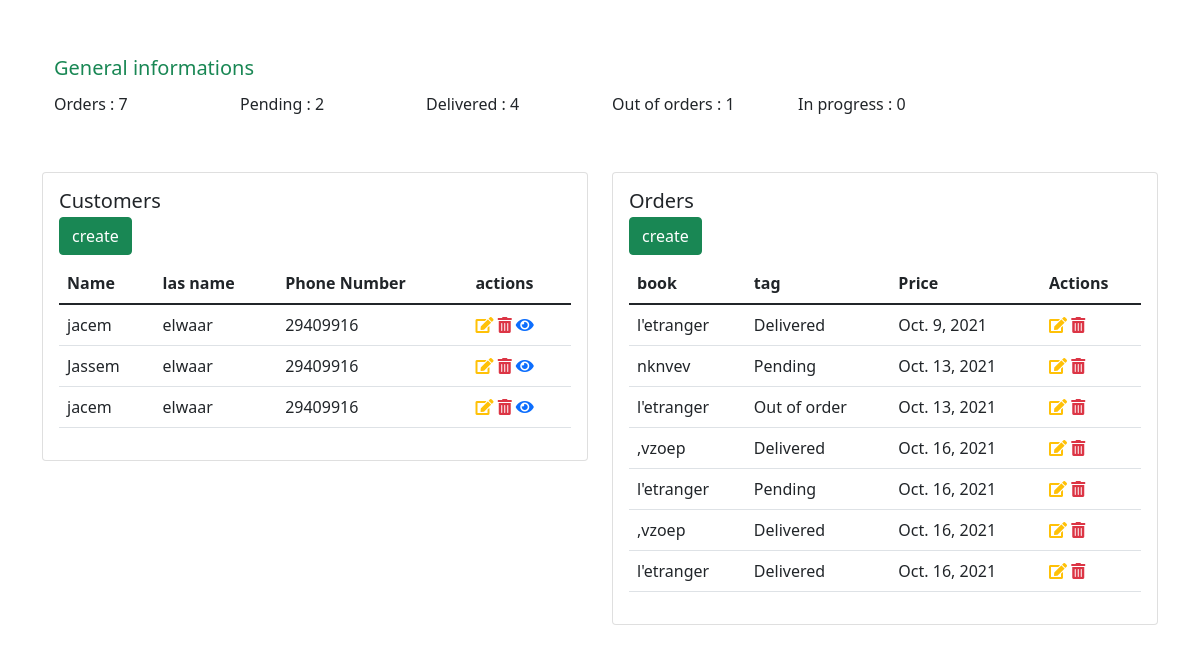
The page / on the database its author committed.
### bookstore/models.py (models this page shows, shortened)
class Customer(models.Model):
    first_name = models.CharField(max_length=30, null=True)
    last_name = models.CharField(max_length=30, null=False)
    phone_number = models.CharField(max_length=8)
    age = models.IntegerField()
    date_created = models.DateField(auto_now_add=True)

class Order(models.Model):
    STATUS = (
        ("Pending", "Pending"),
        ("Delivered", "Delivered"),
        ("Out of order", "Out of order"),
        ("In progress", "In progress"),
    )
    customer = models.ForeignKey(Customer, on_delete=models.SET_NULL, null=True)
    book = models.ForeignKey(Book, on_delete=models.SET_NULL, null=True)
    tag = models.ManyToManyField(Tag, max_length=1200)
    date_created = models.DateField(auto_now_add=True, null=False)
    status = models.CharField(null=False, max_length=200, choices=STATUS)

class Book(models.Model):
    CATEGORY = (
        ("Classics", "Classics"),
        ("Comic Book or Graphic Novel", "Comic Book or Graphic Novel"),
        ("Fantasy", "Fantasy"),
        ("Historical Fiction", "Historical Fiction"),
        ("Horror", "Horror"),
        ("Literary Fiction", "Literary Fiction")
    )
    title = models.CharField(max_length=30)
    author = models.CharField(max_length=30)
    price = models.FloatField(null=False)
    category = models.CharField(max_length=200, null=True, choices=CATEGORY)
    description = models.CharField(max_length=300, null=True)
    date_created = models.DateField(auto_now_add=True, null=True)
    def __str__(self):
        return self.title

### bookstore/views.py (the view)
# urls.py: path('', views.home ,  name="home"),
def home(request):
    customers = Customer.objects.all()
    orders = Order.objects.all()
    n_orders = orders.count()
    p_orders = orders.filter(status="Pending").count()
    d_orders = orders.filter(status="Delivered").count()
    out_orders = orders.filter(status="Out of order").count()
    in_orders = orders.filter(status="In progress").count()
    data = {'customers': customers,
            'orders': orders,
            'n_orders': n_orders,
            'p_orders': p_orders,
            'd_orders': d_orders,
            'out_orders': out_orders,
            'in_orders': in_orders}
    return render(request, 'bookstore/dashboard.html', data)

### bookstore/templates/bookstore/dashboard.html (shortened to what this page needs)
{% extends 'bookstore/base.html' %}
{% block content %}
    <div class="container">
        <div class="container">
          <div class="row pt-5 pb-2">
              <h5 class="text-success pb-1">General informations </h5>
            <div class="col-sm">
              Orders : {{n_orders}}
            </div>
            <div class="col-sm">
              Pending  : {{p_orders}}
            </div>
            <div class="col-sm">
              Delivered : {{d_orders}}
            </div>
            <div class="col-sm">
              Out of orders : {{out_orders}}
            </div>
            <div class="col-sm">
              In progress : {{in_orders}}
            </div>
            <div class="col-sm">
            </div>
          </div>
        </div>
        <div class="row pt-5">
            <div class="col-lg-6">
                <div class="card">
                    <div class="card-body">
                    <h5>Customers</h5>
                    <h6 class="card-subtitle mb-2 text-muted"><a class="btn btn-success" href="#">create</a></h6>
                        <table class="table">
                          <thead>
                            <tr>
                              <th scope="col">Name</th>
                              <th scope="col">las name</th>
                              <th scope="col">Phone Number</th>
                              <th scope="col">actions</th>
                            </tr>
                          </thead>
                            <tbody>
                                {% for item in customers %}
                                        <tr>
                                            <td>{{item.first_name}}</td>
                                            <td>{{item.last_name}}</td>
                                            <td>{{item.phone_number}}</td>
                                              <td>
                                                <a class="text-warning" href="#"><i class="fas fa-edit"></i></a>
                                                <a class="text-danger" href="#"><i class="fas fa-trash-alt"></i></a>
                                                  <a class="text-primary"  class="pl-5" href="{% url  'customer' item.id %}"><i class="fas fa-eye"></i></a>
                                              </td>
                                        </tr>
                                {% endfor %}
                            </tbody>
                        </table>
                    </div>
                </div>
            </div>
            <div class="col-lg-6">
                <div class="card" >
                    <div class="card-body">
                    <h5>Orders</h5>
                    <h6 class="card-subtitle mb-2 text-muted"><a class="btn btn-success" href="{% url 'create' %}">create</a></h6>
                        <table class="table">
                          <thead>
                            <tr>
                              <th scope="col">book</th>
                              <th scope="col">tag</th>
                              <th scope="col">Price</th>
                              <th scope="col">Actions</th>
                            </tr>
                          </thead>
                            <tbody>
                                {% for item in orders %}
                                        <tr>
                                            <td>{{item.book}}</td>
                                            <td>{{item.status}}</td>
                                            <td>{{item.date_created}}</td>
                                             <td>
                                                <a class="text-warning" href="{% url 'update' item.id %}"><i class="fas fa-edit"></i></a>
                                                <a class="text-danger" href="{% url 'delete' item.id %}"><i class="fas fa-trash-alt"></i></a>
                                            </td>
                                        </tr>
                                {% endfor %}
                            </tbody>
                        </table>
                    </div>
                </div>
            </div>
        </div>
    </div>
{% endblock %}

### bookstore/templates/bookstore/base.html (shortened to what this page needs)
<!DOCTYPE html>
<html lang="en">
<head>
    <link rel="stylesheet" href="https://pro.fontawesome.com/releases/v5.10.0/css/all.css"/>
    <link href="https://cdn.jsdelivr.net/npm/bootstrap@5.1.2/dist/css/bootstrap.min.css" rel="stylesheet">
</head>
<body>
{% block content %}
{% endblock %}
</body>
</html>

### rows shown on the page
Customer: first_name "jacem", last_name "elwaar", phone_number "29409916"
Customer: first_name "Jassem", last_name "elwaar", phone_number "29409916"
Customer: first_name "jacem", last_name "elwaar", phone_number "29409916"
Order: book "l'etranger", status "Delivered", date_created "Oct. 9, 2021"
Order: book "nknvev", status "Pending", date_created "Oct. 13, 2021"
Order: book "l'etranger", status "Out of order", date_created "Oct. 13, 2021"
Order: book ",vzoep", status "Delivered", date_created "Oct. 16, 2021"
Order: book "l'etranger", status "Pending", date_created "Oct. 16, 2021"
Order: book ",vzoep", status "Delivered", date_created "Oct. 16, 2021"
Order: book "l'etranger", status "Delivered", date_created "Oct. 16, 2021"

### other values the page prints
{{ n_orders }} "7"
{{ p_orders }} "2"
{{ d_orders }} "4"
{{ out_orders }} "1"
{{ in_orders }} "0"
